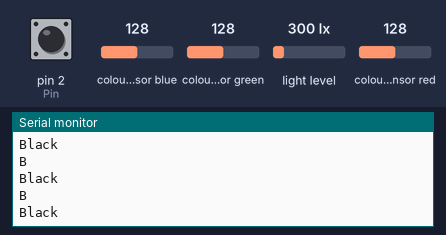
A sketch run on a simulated Arduino Uno, built with avr-gcc and run on an emulated ATmega328P. On the bench: the last lines printed to the serial monitor. The inputs (shaded band) are chosen by the test bench; at power-on: light level 300 lx, pin 2 (Pin) HIGH, colour sensor blue 128, colour sensor green 128, colour sensor red 128.

Above: at 1.7 s.
1.8 s: light level set to 500 lx
At 1.82 s:
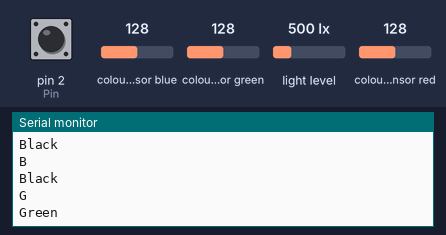
3.3 s: light level set to 1000 lx
At 3.32 s:
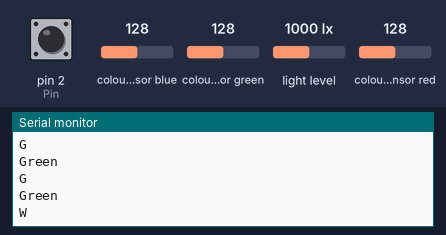
4.8 s: light level set to 40 lx
At 4.83 s:
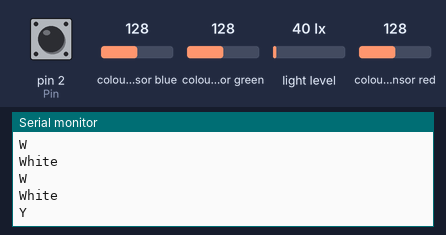

The sketch:

colors.ino
```cpp
#include <Wire.h>
#include "SparkFun_APDS9960.h"

#define GREEN 1
#define YELLOW 2
#define BLUE 4
#define RED 8

SparkFun_APDS9960 apds = SparkFun_APDS9960();
int isr_flag = 0;

typedef struct APDS {
  char Pin;
  uint16_t ambient_light = 0;
  uint16_t red_light = 0;
  uint16_t green_light = 0;
  uint16_t blue_light = 0;
} APDS;

static struct APDS s_apds;
static char state;

static const float AMB_B_TO_G = 1.4f;
static const float AMB_G_TO_W = 1.3f;
static const float AMB_W_TO_Y = 1.2f;
static const float AMB_Y_TO_G = 1.2f;
static const float AMB_G_TO_B = 1.2f;
static const float AMB_B_TO_W = 1.3f;
static const float AMB_W_TO_R = 1.4f;

byte colorMask = 0;

bool isBlue(struct APDS* apds) {
  return apds->blue_light >= apds->red_light && apds->blue_light >= apds->green_light;
}
bool isRed(struct APDS* apds) {
  return apds->red_light >= apds->blue_light && apds->red_light >= apds->green_light;
}
bool isGreen(struct APDS* apds) {
  return apds->green_light >= apds->red_light && apds->green_light >= apds->blue_light;
}

const size_t size_amb = 4;
static double amb[size_amb];
static byte last = 0;
static bool isComplete = false;

void colorControl(struct APDS* apds) {
  if (!isComplete && last < size_amb) {
    amb[last++] = apds->ambient_light;
  } else {
    isComplete = true;
    last = (last+1) % size_amb;
    amb[last] = apds->ambient_light;
    byte ppv = 3, pv = 2, v = 1;
    double prev = (amb[(last+ppv)%size_amb] +
                   amb[(last+pv)%size_amb] +
                   amb[(last+v)%size_amb])/3;
    //From black to green
    if (state == 'B' && isGreen(apds) && prev*AMB_B_TO_G <= amb[last]) {
      state = 'G';
      isComplete = false;
      last = 0;
    //From green to white
    } else if (state == 'G' && prev*AMB_G_TO_W <= amb[last]) {
      state = 'W';
      isComplete = false;
      last = 0;
    //From white to yellow
    } else if (state == 'W' && isGreen(apds) && prev >= AMB_W_TO_Y * amb[last]) {
      state = 'Y';
      isComplete = false;
      last = 0;
    //From yellow to gray
    } else if (state == 'Y' && prev >= amb[last] * AMB_Y_TO_G) {
      state = 'g';
      isComplete = false;
      last = 0;
    //From gray to blue
    } else if (state == 'g' && isBlue(apds) && prev >= amb[last]*AMB_G_TO_B) {
      state = 'b';
      isComplete = false;
      last = 0;
    //From blue to white
    } else if (state == 'b' && prev*AMB_B_TO_W <= amb[last]) {
      state = 'W';
    //From white to red
    } else if (state == 'W' && isRed(apds) && prev >= amb[last]*AMB_W_TO_R) {
      state = 'R';
    }
  }
  Serial.println(state);
  switch (state) {
    case 'B' : Serial.println("Black"); break;
    case 'G' : Serial.println("Green"); break;
    case 'W' : Serial.println("White"); break;
    case 'Y' : Serial.println("Yellow"); break;
    case 'g' : Serial.println("Gray"); break;
    case 'b' : Serial.println("Blue"); break;
    case 'R' : Serial.println("Red"); break;
    default: Serial.println("Unknown color"); break;
  }
}
void APDS_Setup(struct APDS* in) {
  attachInterrupt(0, interruptRoutine, FALLING);
  if ( apds.init() ) {
    Serial.println(F("APDS-9960 initialization complete"));
  }
  if ( apds.enableLightSensor(false) ) {
    Serial.println(F("Light sensor is now running"));
  }
  delay(500);
}

bool APDS_Loop(struct APDS* in) {
  return !(
    !apds.readAmbientLight(in->ambient_light) ||
    !apds.readRedLight(in->red_light) ||
    !apds.readGreenLight(in->green_light) ||
    !apds.readBlueLight(in->blue_light)
  );
}

void setup() {
  state = 'B';//First color - black
  s_apds.Pin = 2;
  Serial.begin(9600);

  APDS_Setup(&s_apds);
}

void loop() {
  bool isOk = APDS_Loop(&s_apds);
  if (!isOk)
    Serial.println("Error reading light values");
  else
    colorControl(&s_apds);
  delay(100);
}

void interruptRoutine() {
  isr_flag = 1;
}
```

Measured:
- after the input at 1.8 s, the serial monitor: prints a new line at once (image 1)
- after the input at 3.3 s, the serial monitor: prints a new line at once (image 2)
- after the input at 4.8 s, the serial monitor: prints a new line at once (image 3)
